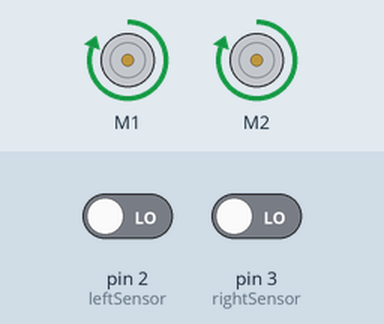
The sketch below on a simulated Arduino Uno, built with avr-gcc and run on an emulated ATmega328P. Shown: 2 × DC motor (green arrow = forward, orange = backward, longer = faster). Inputs (shaded band) come from the test bench; at power-on: pin 2 (leftSensor) LOW, pin 3 (rightSensor) LOW.

Above: at 1.2 s.
1.3 s: pin 2 (leftSensor) driven HIGH
At 1.9 s:
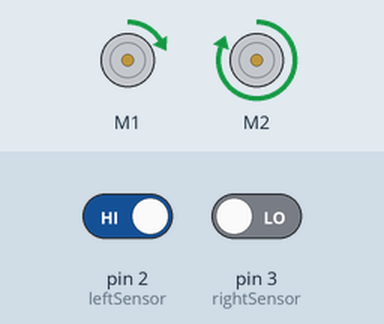
2.8 s: pin 2 (leftSensor) driven LOW
At 4.0 s:
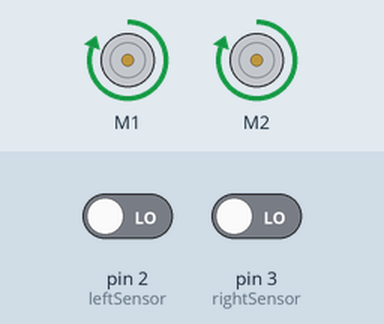
4.3 s: pin 3 (rightSensor) driven HIGH
At 5.4 s:
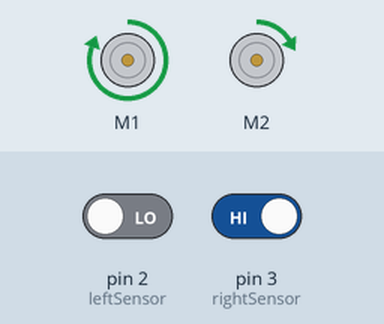
5.8 s: pin 3 (rightSensor) driven LOW
At 6.5 s:
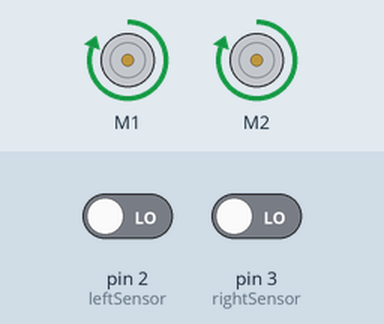
Timing chart, 0 to 8.3 s (numbered marks = the images above; inputs shaded):
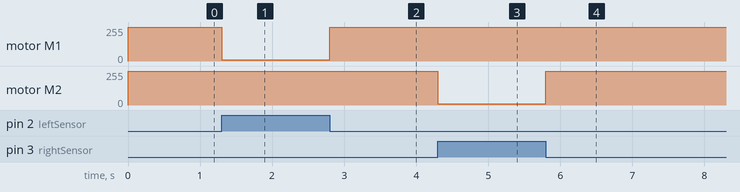

The sketch:

LF.ino
```cpp
#include <Wire.h>
#include <Adafruit_MotorShield.h>
#include "utility/Adafruit_MS_PWMServoDriver.h"

Adafruit_MotorShield AFMS = Adafruit_MotorShield();
Adafruit_DCMotor *myMotorLeft = AFMS.getMotor(1);
Adafruit_DCMotor *myMotorRight= AFMS.getMotor(2);

const int leftSensor = 2; // assign pin Names for readability, prevent "what is that pin"
const int rightSensor = 3; // change pins here, or plug into these on the arduino

const int onOff = 8; // button for turning on and off
bool button = LOW;

int leftLine = 0; // initialise line "bool" values
int rightLine = 0;

int oldLeftSpeed = 0; // to avoid the arduino updating constantly
int oldRightSpeed = 0;

int baseMotorSpeed = 255; // Change these to affect the speed and turning circle
int lowTurnSpeed = 10;

void leftTurn(){
  if (oldLeftSpeed != lowTurnSpeed){ //check if speeds actually need updating
  myMotorRight->setSpeed(baseMotorSpeed); // set right motor high speed and
  oldRightSpeed = baseMotorSpeed; // update speed for update requirement check
  myMotorLeft->setSpeed(lowTurnSpeed); // left motor low speed to perform turn with large radius
  oldLeftSpeed = lowTurnSpeed;
  myMotorLeft->run(FORWARD);
  myMotorRight->run(FORWARD);
  return;
  }
}

void rightTurn(){
  if (oldRightSpeed != lowTurnSpeed){
    myMotorLeft->setSpeed(baseMotorSpeed);
    oldLeftSpeed = baseMotorSpeed;
    myMotorRight->setSpeed(lowTurnSpeed);
    oldRightSpeed = lowTurnSpeed;
    myMotorLeft->run(FORWARD);
    myMotorRight->run(FORWARD);
    return;
  }
}

void forwards(){
  if (oldRightSpeed != baseMotorSpeed or oldLeftSpeed != baseMotorSpeed){
    myMotorLeft->setSpeed(baseMotorSpeed);
    myMotorRight->setSpeed(baseMotorSpeed);
    oldLeftSpeed = baseMotorSpeed;
    oldRightSpeed = baseMotorSpeed;
    myMotorLeft->run(FORWARD);
    myMotorRight->run(FORWARD);
    return;
  }
}

void lineFollowing(){
  leftLine = digitalRead(leftSensor);
  rightLine = digitalRead(rightSensor);

  if (leftLine == HIGH){
    leftTurn();
    }
  else{ if (rightLine == HIGH ){
    rightTurn();
    }
  else{
    forwards();
    }
  }
}

void setup() {
  // put your setup code here, to run once:
AFMS.begin();
myMotorLeft->setSpeed(127); //left wheel
myMotorRight->setSpeed(127);// right wheel
oldLeftSpeed = 127;
oldRightSpeed = 127;
pinMode(leftSensor, INPUT); //leftlightsensor
pinMode(rightSensor, INPUT); //Rightlightsensor
}


void loop() {
  // put your main code here, to run repeatedly:
  lineFollowing();
}
```

Measured:
- after the input at 1.3 s, motor M1: forward 255/255 → forward 10/255 at once
- after the input at 2.8 s, motor M1: forward 10/255 → forward 255/255 at once
- after the input at 4.3 s, motor M2: forward 255/255 → forward 10/255 at once
- after the input at 5.8 s, motor M2: forward 10/255 → forward 255/255 at once
